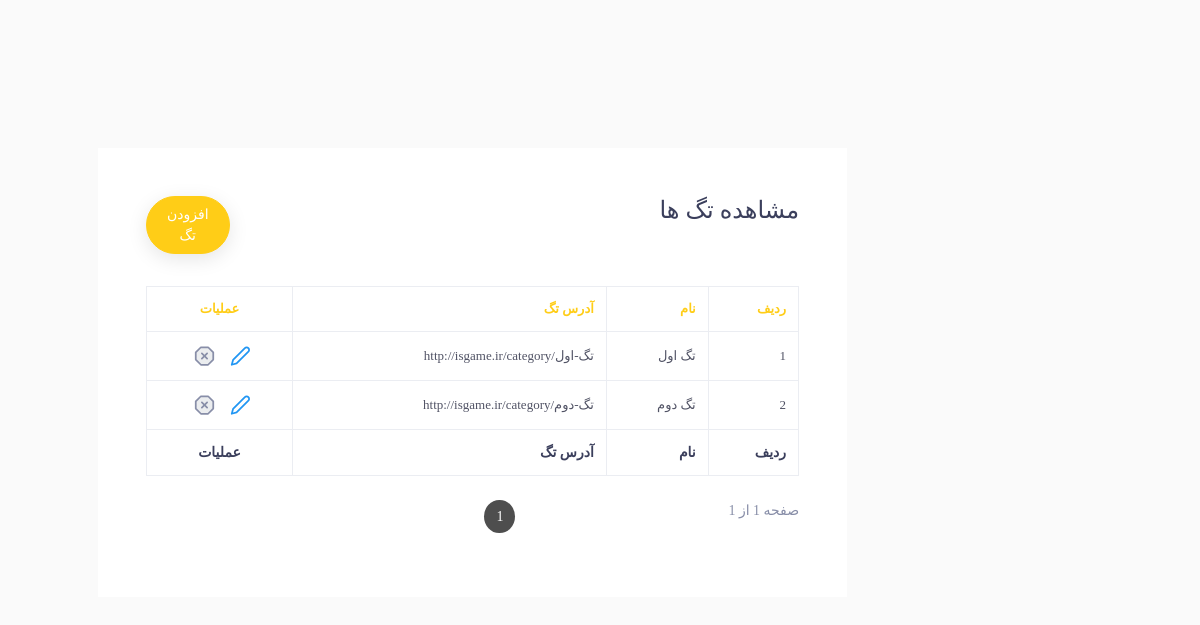
The app's page /dashbaord/tag, older data.
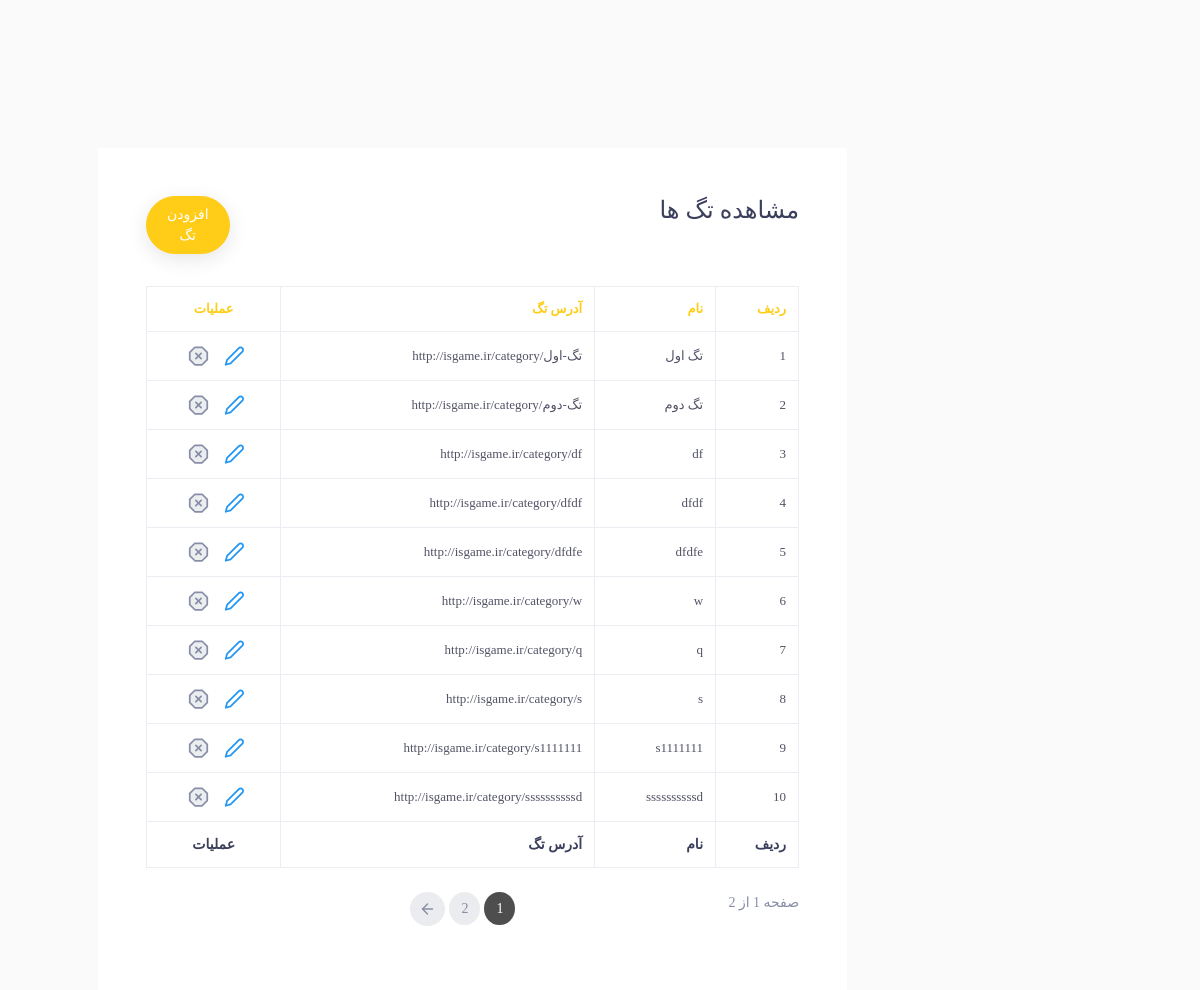
The same page, newer data.
### Post/models.py (models this page shows, shortened)
class ArticleTags(models.Model):
    title = models.CharField(max_length=50, verbose_name="عنوان تگ")
    url = models.TextField(verbose_name="آدرس تگ", unique=True)

### SiteModule/models.py (models this page shows)
class PublicSettings(models.Model):
    title=models.CharField(max_length=100)
    description=models.TextField()
    socialLinks=models.OneToOneField(SocialMediaLink,on_delete=models.CASCADE,unique=True,blank=True,null=True)
    url=models.URLField(default="isgame.ir")
    email=models.EmailField(default="admin@gmail.com")
    logoIcon=models.ImageField(upload_to='SiteSetting/Logo',null=True,blank=True)
    logoSite=models.ImageField(upload_to='SiteSetting/Logo',null=True,blank=True)
    post_per_homePage=models.IntegerField(max_length=3,default=10)
    post_per_cat=models.IntegerField(max_length=3,default=10)
    is_Register=models.BooleanField(default=1)
    is_Comment=models.BooleanField(default=1)

### Post/views.py (the view)
# urls.py: path('tag',views.TagManer.as_view(),name="tag_admin"),
class TagManer(ListView):
    template_name = 'Post/listTag.html'
    model = ArticleTags
    context_object_name = 'data'
    paginate_by = 10

### admin_panel/context_processors.py (called while the page is built)
def SiteInformations(request):
	site = PublicSettings.objects.latest('-id')
	return {
	'title': site.title,
	'url': site.url,
    'logoIcon':site.logoIcon.url,
    'logoSite':site.logoSite.url
	}

### Post/templates/Post/listTag.html (shortened to what this page needs)
{% extends 'shared/base.html' %}
{% load static %}
{% block header_reference %}
    <link href="{% static 'admin_panel/assets/css/tables/table-basic.css' %}" rel="stylesheet" type="text/css">
{% endblock %}
{% block content %}
    {% load poll_extras %}
    <div class="col-lg-10 mx-auto mt-5 ">
        <div class="table-responsive bg-white p-5">
            <div class="widget-header">
                <div class="row">
                    <div class="col-xl-10 col-md-10 col-sm-10 col-10 mb-4 ">
                        <h4>مشاهده تگ ها</h4>
                    </div>
                    <div class="col-md-2 mb-4">
                        <a href="{% url 'tag_add_admin'  %}" class="btn btn-primary mb-2 mr-2 btn-rounded">افزودن
                            تگ</a>
                    </div>
                </div>
            </div>
            <table class="table table-bordered table-hover table-condensed mb-4">
                <thead>
                <tr>
                    <th>ردیف</th>
                    <th>نام</th>
                    <th>آدرس تگ</th>
                    <th class="text-center">عملیات</th>
                </tr>
                </thead>
                <tbody>
                {% for item in data %}
                    <tr>
                        <td>
                            {{ forloop.counter }}
                        </td>
                        <td>
                            {{ item.title }}
                        </td>
                        <td style="direction:ltr">
                            {{url}}/category/{{item.url}}
                        </td>
                        <td class="text-center">
                            <ul class="table-controls">
                                <li>
                                    <a href="{% url 'tag_edit_admin' id=item.id  %}"
                                       style="margin-right: 1x;color: red"
                                       class="bs-tooltip mr-2 text-or" data-toggle="tooltip" data-placement="top"
                                       title="" data-original-title="ویرایش">
                                        <svg xmlns="http://www.w3.org/2000/svg" width="24" height="24"
                                             viewBox="0 0 24 24" fill="none" stroke="currentColor" stroke-width="2"
                                             stroke-linecap="round" stroke-linejoin="round"
                                             class="feather feather-edit-2 text-info">
                                            <path d="M17 3a2.828 2.828 0 1 1 4 4L7.5 20.5 2 22l1.5-5.5L17 3z"></path>
                                        </svg>
                                    </a>
                                    <a href="{% url 'tag_delete_admin' item.id %}"
                                       style="margin-right: 3px;color: red"
                                       class="bs-tooltip  text-or" data-toggle="tooltip" data-placement="top"
                                       title="" data-original-title="حذف">
                                    </a>
                                </li>
                            </ul>
                        </td>
                    </tr>
                {% endfor %}
                </tbody>
                <tfoot>
                <tr>
                    <th>ردیف</th>
                    <th>نام</th>
                    <th>آدرس تگ</th>
                    <th class="text-center">عملیات</th>
                </tr>
                </tfoot>
            </table>
  {% include 'layout/component/pagination.html' %}
    </div>
{% endblock %}

### admin_panel/templates/shared/base.html (shortened to what this page needs)
{% load render_partial %}
<!DOCTYPE html>
<html lang="en">
<head>
   {% include 'shared/header_reference.html' %}
    {% block header_reference %}
    {% endblock %}
</head>
<body class="sidebar-noneoverflow">
    <div class="main-container" id="container">
    <div id="content" class="main-content">
            <div class="layout-px-spacing ">
                <div class="row layout-top-spacing flex align-items-start " id="cancel-row">
                     {% block content %}{% endblock %}
                </div>
            </div>
    </div>
    </div>
</body>
</html>

### admin_panel/templates/shared/header_reference.html (shortened to what this page needs)
{% load static %}
   <link href=" {% static 'admin_panel/assets/css/loader.css' %}" rel="stylesheet" type="text/css" />
    <link href="{% static 'admin_panel/bootstrap/css/bootstrap.min.css' %}" rel="stylesheet" type="text/css">
    <link href="{% static 'admin_panel/assets/css/plugins.css' %}" rel="stylesheet" type="text/css">
     <link href="{% static 'admin_panel/plugins/apex/apexcharts.css' %}" rel="stylesheet" type="text/css">
    <link href=" {% static 'admin_panel/assets/css/dashboard/dash_2.css' %}" rel="stylesheet" type="text/css" />

### templates/layout/component/pagination.html (shortened to what this page needs)
              <div class="row">
                <div class="col-sm-12 col-md-5">
                    <div class="dataTables_info" id="zero-config_info" role="status" aria-live="polite">
                        صفحه {{ page_obj.number }} از
                        {{ paginator.num_pages }}
                    </div>
                </div>
                <div class="col-sm-12 col-md-7">
                    <div class="dataTables_paginate paging_simple_numbers" id="zero-config_paginate">
                        <ul class="pagination">
                            {% for pageNumber in paginator.page_range %}
                                <li class="paginate_button page-item {% if page_obj.number == pageNumber %} active  {% endif %}">
                                    <a href="?page={{ pageNumber }}" aria-controls="zero-config" data-dt-idx="1"
                                       tabindex="0" class="page-link">{{ pageNumber }}</a>
                                </li>
                            {% endfor %}
                            {% if page_obj.has_next %}
                                <li class="paginate_button page-item previous " id="zero-config_previous"><a
                                        href="?page={{ page_obj.next_page_number }}" aria-controls="zero-config"
                                        data-dt-idx="0" tabindex="0" class="page-link">
                                    <svg xmlns="http://www.w3.org/2000/svg" width="24" height="24" viewBox="0 0 24 24"
                                         fill="none" stroke="currentColor" stroke-width="2" stroke-linecap="round"
                                         stroke-linejoin="round" class="feather feather-arrow-left">
                                        <line x1="19" y1="12" x2="5" y2="12"></line>
                                        <polyline points="12 19 5 12 12 5"></polyline>
                                    </svg>
                                </a></li>
                            {% endif %}
                        </ul>
                    </div>
                </div>
            </div>

### admin_panel/templates/shared/footer_reference.html (shortened to what this page needs)
{% load static %}

### static/admin_panel/assets/css/tables/table-basic.css (style rules this page uses)
.table-controls { padding: 0; margin: 0; list-style: none; }
.table-controls > li { display: inline-block; margin: 0 2px; line-height: 1; }
.table-controls > li > a { display: inline-block; }
.page-link { margin-left: 5px; border-radius: 50%; padding: 8px 12px; background: rgba(0, 23, 55, 0.08); border: none; color: #888ea8; }
.page-item:first-child .page-link, .page-item:last-child .page-link { border-radius: 50%; padding: 5px 9px; }
.page-item:first-child .page-link svg, .page-item:last-child .page-link svg { width: 17px; }
.page-item.active .page-link { background-color: rgb(78,78,78,30); }
.table-cancel { color: #888ea8; margin-left: 6px; vertical-align: middle; fill: rgba(0, 23, 55, 0.08); cursor: pointer; }

### static/admin_panel/assets/css/main.css (style rules this page uses)
html { min-height: 100%; direction: rtl; }
body { color: #888ea8; height: 100%; font-size: 0.875rem; background: #fafafa; overflow-x: hidden; overflow-y: auto; letter-spacing: 0.0312rem; font-family: 'Quicksand', sans-serif; }
h1, h2, h3, h4, h5, h6 { color: #3b3f5c; }
a { color: #515365; outline: none; }
.btn { padding: 0.4375rem 1.25rem; text-shadow: none; font-size: 14px; color: #3b3f5c; font-weight: normal; white-space: normal; word-wrap: break-word; transition: .2s ease-out; touch-action: manipulation; cursor: pointer; background-color: #f1f2f3; box-shadow: 0px 5px 20px 0 rgba(0, 0, 0, 0.1); will-change: opacity, transform; transition: all 0.3s ease-out; -webkit-transition: all 0.3s ease-out; }
.btn-primary { color: #fff !important; background-color: #ffcd17 !important; border-color: #ffcd17; }
.btn-rounded { -webkit-border-radius: 1.875rem !important; -moz-border-radius: 1.875rem !important; -ms-border-radius: 1.875rem !important; -o-border-radius: 1.875rem !important; border-radius: 1.875rem !important; }
.table-bordered { border: 1px solid #f1f2f3; }
.table > tbody > tr > td { vertical-align: middle; color: #515365; font-size: 13px; letter-spacing: 1px; }
.table > thead > tr > th { color: #ffcd17; font-weight: 700; font-size: 13px; letter-spacing: 1px; text-transform: uppercase; }
.table-bordered td, .table-bordered th { border: 1px solid #ebedf2; }
.table thead th { vertical-align: bottom; border-bottom: none; }
.table-controls > li > a svg { color: #25d5e4; }
.table-controls > li > a svg { color: #888ea8; width: 21px; }
.table > tfoot > tr > th { color: #3b3f5c; }
.text-info { color: #2196f3 !important; }

### static/admin_panel/assets/css/structure.css (style rules this page uses)
html { min-height: 100%; direction: rtl; }
body { color: #888ea8; height: 100%; font-size: 0.875rem; background: #fafafa; overflow-x: hidden; overflow-y: auto; letter-spacing: 0.0312rem; font-family: 'Quicksand', sans-serif; }
h1, h2, h3, h4, h5, h6 { color: #3b3f5c; }
.main-container { min-height: 100vh; display: -webkit-box; display: -ms-flexbox; display: flex; -webkit-box-orient: horizontal; -webkit-box-direction: normal; -ms-flex-direction: row; flex-direction: row; -ms-flex-wrap: wrap; flex-wrap: wrap; -webkit-box-pack: start; -ms-flex-pack: start; justify-content: flex-start; }
#content { width: 50%; flex-grow: 8; margin-top: 80px; margin-bottom: 0; margin-right: 255px; -webkit-transition: .3s ease all; transition: .3s ease all; }
.layout-top-spacing { margin-top: 20px; }
.layout-px-spacing { padding: 0 20px 0 20px !important; min-height: calc(100vh - 140px) !important; }

Row changes from the older to the newer data that the page shows:
added ArticleTags: title "df", {{ url }} "http://isgame.ir", url "df"
added ArticleTags: title "dfdf", {{ url }} "http://isgame.ir", url "dfdf"
added ArticleTags: title "dfdfe", {{ url }} "http://isgame.ir", url "dfdfe"
added ArticleTags: title "w", {{ url }} "http://isgame.ir", url "w"
added ArticleTags: title "q", {{ url }} "http://isgame.ir", url "q"
added ArticleTags: title "s", {{ url }} "http://isgame.ir", url "s"
added ArticleTags: title "s1111111", {{ url }} "http://isgame.ir", url "s1111111"
added ArticleTags: title "ssssssssssd", {{ url }} "http://isgame.ir", url "ssssssssssd"
Text that changed along with them:
{{ paginator.num_pages }}: "1" → "2"
new list line: "2"
